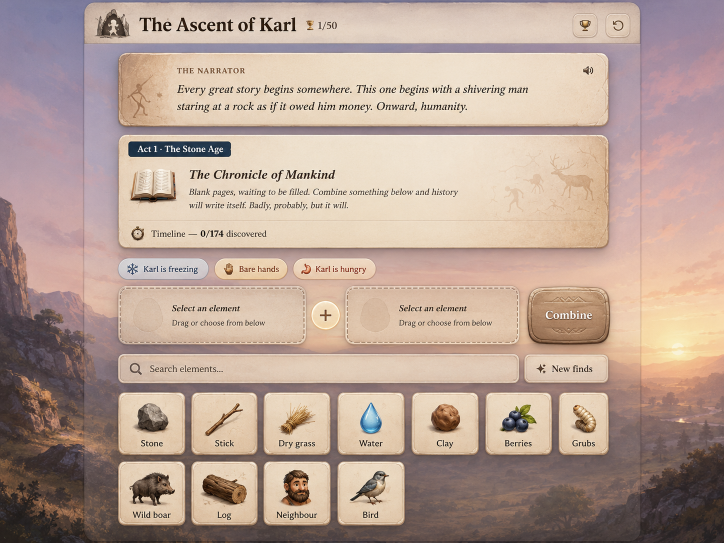
#> input picture docs/design/reference/target-2026-08-11.webp, 1448 x 1086 px (shown at 1/2 size)
$ python build_element_art.py
#> lines starting #> are read from the running program, lines starting #| are printed output that depends on the picture
"""Skærer gitterets elementtegninger ud af referencen.

Gitterets struktur stod på 0,351 — det laveste tal på hele skærmen. Målingen
peger direkte på tegningerne, ikke på kortene: kortets fyld måler (231,210,185)
i referencen mod vores (228,206,180), altså praktisk talt samme papir, men
gradientenergien inde i illustrationsfeltet er 15,47 i referencen mod vores
10,80. Vores tegninger er 30 % fladere. Det er ikke en tone man kan skrue på;
det er en anden streg.

Elleve af de tretten elementtegninger står i referencen. De skæres ud med
samme metode som mærket og headerens ikoner: alfa er afstanden fra kortets
papirfarve, RGB beholdes råt. To tærskler, fordi én tærskel gør papirets eget
korn til en del af bboxen — en lav til alfa, så bløde kanter ikke bander, og
en høj til beskæringen.

Referencen er 1x. Tegningerne opskaleres til 2x med Lanczos, fordi de øvrige
elementbilleder ligger i 192 px og skærmen er retina. Det gør dem en anelse
blødere end en nytegning ville være — men formen, farven og lyset er
referencens egne, og det er dét, sammenligningen handler om.

korn og okse står ikke i referencen (de hører til akt 2) og røres ikke.
"""

from __future__ import annotations

from pathlib import Path

import numpy as np
from PIL import Image

ROOT = Path(__file__).resolve().parents[2]
REF = ROOT / "docs/design/reference/target-2026-08-11.webp"
OUT = ROOT / "src/assets/art/elements"

# Gitteret begynder på (237,785). Kortene er målt til 129x118 med 146,7 px
# vandret pitch og 136 px lodret pitch.
GRID = (237, 785)
COL_X = [2, 148, 292, 441, 588, 736, 882]
ROW_Y = [2, 138]
# Illustrationsfeltet inde i kortet: under den øverste fas og over etiketten.
ILLO = (8, 4, 121, 86)
# Sidste søjle er klippet af rammen i referencen: dens lyse kortflade måler 86
# px mod de øvriges 112, så vinduet skal stoppe ved rammens kant.
ILLO_LAST = (10, 12, 88, 86)

CARDS = {
    "sten": (0, 0),
    "pind": (1, 0),
    "graes": (2, 0),
    "vand": (3, 0),
    "ler": (4, 0),
    "baer": (5, 0),
    "larver": (6, 0),
    "dyr": (0, 1),
    "stamme": (1, 1),
    "nabo": (2, 1),
    "fugl": (3, 1),
}

# Papirets eget korn ligger på ~28 i sum-afstand. FLOOR lader kornet være,
# CROP_FLOOR holder det ude af bboxen.
FLOOR = 30
CROP_FLOOR = 78
SPAN = 170
SCALE = 2


def cut(name: str, col: int, row: int, ref: np.ndarray) -> None:
    cx = GRID[0] + COL_X[col]
    cy = GRID[1] + ROW_Y[row]
    ix0, iy0, ix1, iy1 = ILLO_LAST if col == len(COL_X) - 1 else ILLO
    src = ref[cy + iy0 : cy + iy1, cx + ix0 : cx + ix1].astype(float)

    # Papirfarven læses i feltets fire hjørner, hvor tegningen aldrig når ud.
    k = 7
    corners = np.concatenate(
        [
            src[:k, :k].reshape(-1, 3),
            src[:k, -k:].reshape(-1, 3),
            src[-k:, :k].reshape(-1, 3),
            src[-k:, -k:].reshape(-1, 3),
        ]
    )
    paper = np.median(corners, axis=0)
    dist = np.abs(src - paper).sum(axis=2)

    ys, xs = np.where(dist > CROP_FLOOR)
    if not len(ys):
        raise SystemExit(f"{name}: intet fundet — vinduet rammer forbi")
    y0, y1 = max(ys.min() - 2, 0), min(ys.max() + 3, src.shape[0])
    x0, x1 = max(xs.min() - 2, 0), min(xs.max() + 3, src.shape[1])
    src = src[y0:y1, x0:x1]
    dist = dist[y0:y1, x0:x1]

    alpha = np.clip((dist - FLOOR) / SPAN, 0, 1)
    rgba = np.dstack([src, alpha * 255]).astype(np.uint8)
    img = Image.fromarray(rgba)
    img = img.resize((img.width * SCALE, img.height * SCALE), Image.LANCZOS)
    img.save(OUT / f"{name}.webp", lossless=True, quality=100)
    print(f"{name}.webp {img.width}x{img.height} · papir {paper.astype(int)}")


def main() -> None:
    ref = np.asarray(Image.open(REF).convert("RGB"))
#> ref is the input picture: shape (1086, 1448, 3); mean R, G, B 183.9, 161.4, 149.3
    for name, (col, row) in CARDS.items():
        cut(name, col, row, ref)
#> this loop made 11 passes
#> (paper in cut, y0 in cut, y1 in cut, x0 in cut, x1 in cut) on passes 1 to 11: ([227, 202, 175], 12, 79, 17, 92), ([225, 200, 172], 12, 82, 14, 95), ([228.5, 206, 180], 0, 82, 0, 96), ([229, 206, 180], 12, 79, 32, 80), ([229, 206, 180], 15, 79, 22, 90), ([229, 207.5, 181], 0, 78, 16, 113), ([230, 208, 182], 8, 70, 12, 66), ([226, 203, 177], 0, 82, 0, 113), ([225, 200, 173], 0, 82, 0, 113), ([228, 206, 179], 0, 82, 0, 111), ([229, 207.5, 182], 0, 82, 1, 113)
#| sten.webp 150x134 · papir [227 202 175]
#| pind.webp 162x140 · papir [225 200 172]
#| graes.webp 192x164 · papir [228 206 180]
#| vand.webp 96x134 · papir [229 206 180]
#| ler.webp 136x128 · papir [229 206 180]
#| baer.webp 194x156 · papir [229 207 181]
#| larver.webp 108x124 · papir [230 208 182]
#| dyr.webp 226x164 · papir [226 203 177]
#> (further printed lines are left out)
#> pass 1, in cut, `src = ref[cy + iy0 : cy + iy1, cx + ix0 : cx + ix1].astype(float)`:
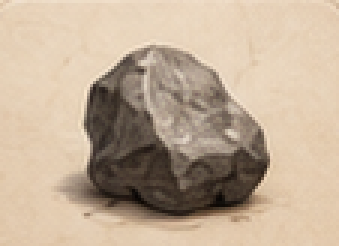
#> src: shape (82, 113, 3) float64 (shown 3 times larger); mean R, G, B 192.4, 172.7, 150.9
#> pass 1, in cut, `dist = np.abs(src - paper).sum(axis=2)`:
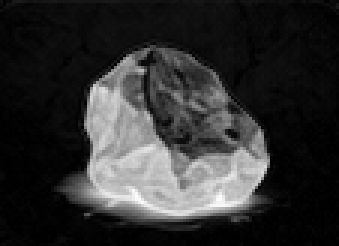
#> dist: shape (82, 113) float64 (shown 3 times larger); min 0, max 588, mean 110; drawn with min black and max white
#> pass 1, in cut, `src = src[y0:y1, x0:x1]`:
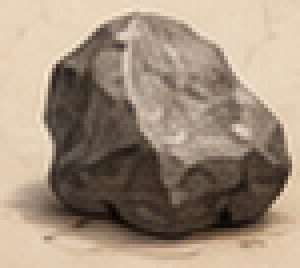
#> src: shape (67, 75, 3) float64 (shown 4 times larger); mean R, G, B 161.3, 143.5, 125.2
#> pass 1, in cut, `dist = dist[y0:y1, x0:x1]`:
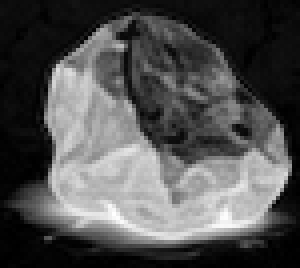
#> dist: shape (67, 75) float64 (shown 4 times larger); min 1, max 588, mean 188.9; drawn with min black and max white


if __name__ == "__main__":
    main()
